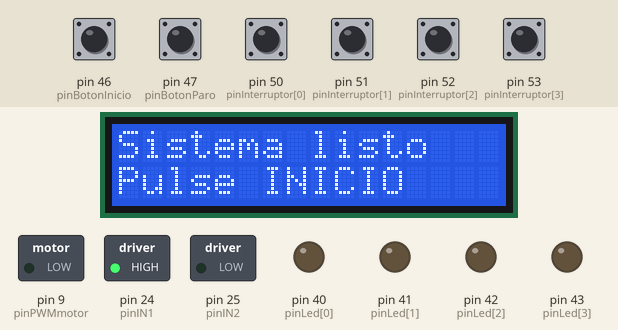
The sketch below on a simulated Arduino Mega 2560, built with avr-gcc and run on an emulated ATmega2560. Parts: 16×2 character LCD, switched loads named in the sketch (green lamp = pin HIGH), output pins drawn as LEDs (lit = HIGH). Inputs (shaded band) come from the test bench; at power-on: pin 46 (pinBotonInicio), pin 47 (pinBotonParo), pin 50 (pinInterruptor[0]), pin 51 (pinInterruptor[1]), pin 52 (pinInterruptor[2]), pin 53 (pinInterruptor[3]) HIGH.

Above: at 1.2 s.
1.3 s: pin 46 (pinBotonInicio) pulled LOW for 0.15 s
At 2.5 s:
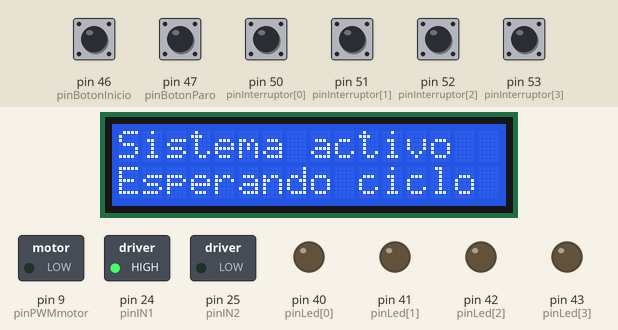
2.9 s: pin 50 (pinInterruptor[0]) pulled LOW for 0.15 s
At 3.17 s:
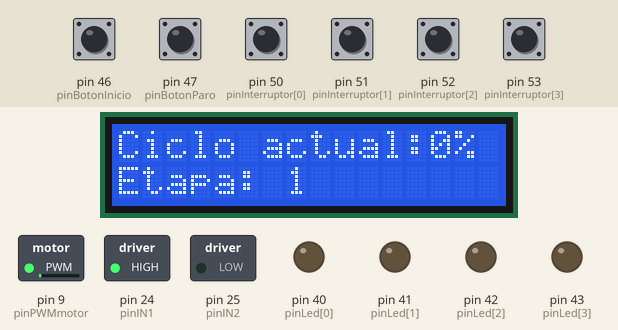
5.5 s: pin 47 (pinBotonParo) pulled LOW for 0.15 s
At 6.2 s:
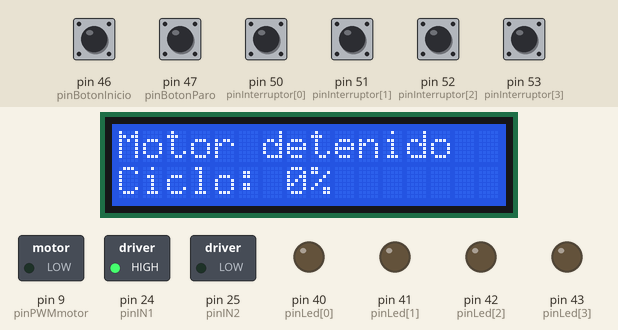
7.1 s: pin 46 (pinBotonInicio) pulled LOW for 1 s
At 8.1 s:
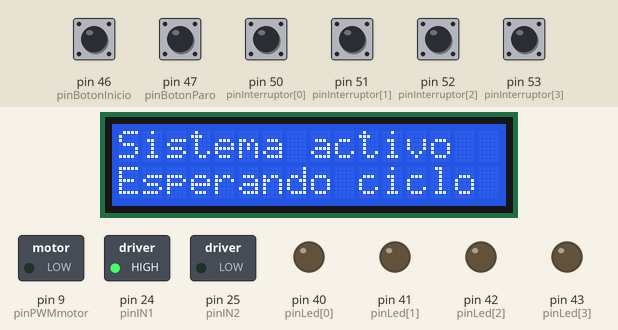
9.6 s: pin 50 (pinInterruptor[0]) pulled LOW for 1 s
At 10.23 s:
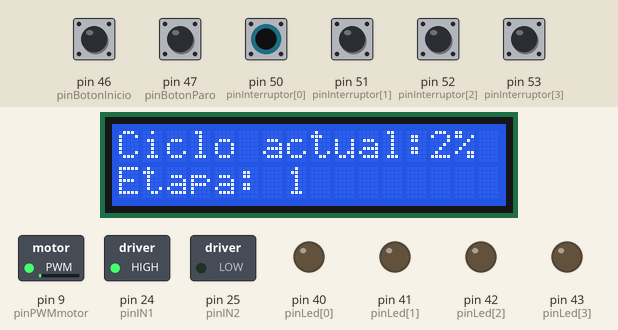
13.6 s: pin 52 (pinInterruptor[2]) pulled LOW for 1 s
At 15.3 s:
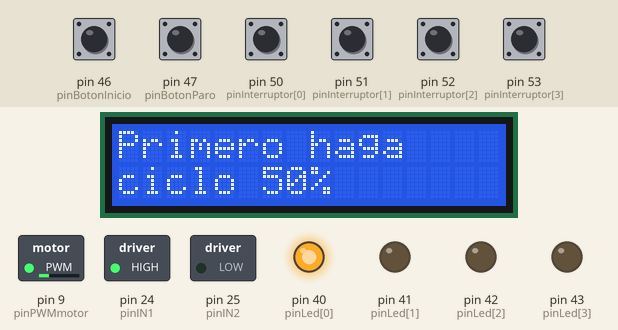
Timing chart, 0 to 16.8 s (numbered marks = the images above; inputs shaded):
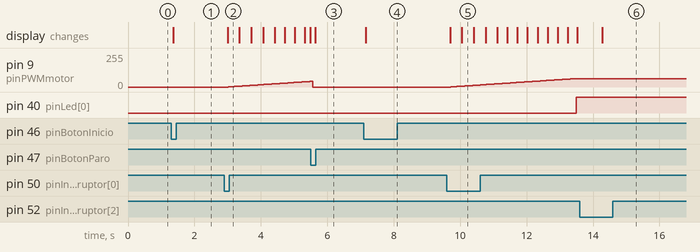

Measured:
- after the input at 1.3 s, the display: changes after 0.06 s (image 1)
- after the input at 2.9 s, pin 9 (pinPWMmotor): moves from 0/255 to 42/255 over 2.4 s, starting after 0.12 s; the display: changes after 0.10 s (image 2)
- after the input at 5.5 s, pin 40 (pinLed[0]): stays LOW (without the input it goes to HIGH after 1.3 s); the display: changes after 0.14 s (image 3)
- after the input at 7.1 s, the display: changes after 0.06 s (image 4)
- after the input at 9.6 s, pin 9 (pinPWMmotor): moves from 0/255 to 63/255 over 3.7 s, starting after 0.12 s; pin 40 (pinLed[0]): LOW → HIGH after 3.9 s; the display: first changes after 0.10 s (image 5 shows a later state)
- after the input at 13.6 s, the display: changes after 0.68 s (image 6)

The sketch:

Control_PWM_LCD.ino
```cpp
#include <Wire.h>
#include <LiquidCrystal_I2C.h>

// CONFIGURACIÓN DE LA LCD I2C
LiquidCrystal_I2C lcd(0x27, 16, 2);

// PINES DEL MOTOR
const int pinPWMmotor = 9;
const int pinIN1 = 24;
const int pinIN2 = 25;

// VECTORES DE PINES
const int pinInterruptor[4] = {50, 51, 52, 53};
const int pinLed[4] = {40, 41, 42, 43};

// PINES DE LOS BOTONES
const int pinBotonInicio = 46;
const int pinBotonParo = 47;

// VARIABLES DE CONTROL DEL SISTEMA
bool sistemaActivo = false;
int etapaActual = 0;
int pwmActual = 0;

// VECTORES PARA DETECTAR FLANCO
bool estadoAnterior[4] = {HIGH, HIGH, HIGH, HIGH};
bool estadoAnteriorInicio = HIGH;
bool estadoAnteriorParo = HIGH;

// FUNCIÓN: ACTUALIZAR LCD
void mostrarEstadoLCD(String mensajeLinea1, String mensajeLinea2) {
  lcd.clear();
  lcd.setCursor(0, 0);
  lcd.print(mensajeLinea1);
  lcd.setCursor(0, 1);
  lcd.print(mensajeLinea2);
}

// FUNCIÓN: APAGAR TODOS LOS LEDS
void apagarTodosLosLeds() {
  for (int i = 0; i < 4; i++) {
    digitalWrite(pinLed[i], LOW);
  }
}

// FUNCIÓN: ENCENDER LED SEGÚN ETAPA
void encenderLedEtapa(int etapa) {
  apagarTodosLosLeds();
  if (etapa > 0 && etapa <= 4) {
    digitalWrite(pinLed[etapa - 1], HIGH);
  }
}

// FUNCIÓN: DETENER MOTOR Y REINICIAR SISTEMA
void detenerSistema() {
  analogWrite(pinPWMmotor, 0);
  pwmActual = 0;
  etapaActual = 0;
  sistemaActivo = false;
  apagarTodosLosLeds();
  mostrarEstadoLCD("Motor detenido", "Ciclo: 0%");
}

// FUNCIÓN: REVISAR SI SE PRESIONÓ EL BOTÓN DE PARO
bool paroSolicitado() {
  if (digitalRead(pinBotonParo) == LOW) {
    delay(30); // pequeño anti-rebote
    if (digitalRead(pinBotonParo) == LOW) {
      detenerSistema();
      return true;
    }
  }
  return false;
}

// FUNCIÓN: LLEVAR EL MOTOR GRADUALMENTE AL CICLO DESEADO
// porcentajeObjetivo -> 25, 50, 75 o 100
// etapaObjetivo      -> 1, 2, 3 o 4
// ----------------------------------------------------
void llevarMotorACiclo(int porcentajeObjetivo, int etapaObjetivo) {
  int pwmObjetivo = map(porcentajeObjetivo, 0, 100, 0, 255);

  // Mostrar mensaje inicial en LCD
  mostrarEstadoLCD("Subiendo motor", "Objetivo: " + String(porcentajeObjetivo) + "%");

  // Si el PWM actual es menor, subimos progresivamente
  for (int valorPWM = pwmActual; valorPWM <= pwmObjetivo; valorPWM++) {
    if (paroSolicitado()) {
      return;
    }

    analogWrite(pinPWMmotor, valorPWM);
    pwmActual = valorPWM;
    int porcentajeTemporal = map(valorPWM, 0, 255, 0, 100);

    lcd.setCursor(0, 0);
    lcd.print("Ciclo actual:   ");
    lcd.setCursor(13, 0);
    lcd.print("   ");
    lcd.setCursor(13, 0);
    lcd.print(porcentajeTemporal);
    lcd.print("%");

    lcd.setCursor(0, 1);
    lcd.print("Etapa: ");
    lcd.print(etapaObjetivo);
    lcd.print("          ");

    delay(20);
  }

  // Una vez se alcanza el valor final, se actualiza la etapa
  etapaActual = etapaObjetivo;
  encenderLedEtapa(etapaActual);
  mostrarEstadoLCD("Ciclo alcanzado", "Ciclo: " + String(porcentajeObjetivo) + "%");
  delay(700);
}

// FUNCIÓN SETUP
void setup() {
  // Configuración de pines del motor
  pinMode(pinPWMmotor, OUTPUT);
  pinMode(pinIN1, OUTPUT);
  pinMode(pinIN2, OUTPUT);

  // Dirección fija del motorrevisa mi codigo arduino, se pueden reducir lineas con ciclos y vectores, que me recomiendas?
  digitalWrite(pinIN1, HIGH);
  digitalWrite(pinIN2, LOW);

  // Configurar todos los interruptores con ciclo
  for (int i = 0; i < 4; i++) {
    pinMode(pinInterruptor[i], INPUT_PULLUP);
    pinMode(pinLed[i], OUTPUT);
  }

  pinMode(pinBotonInicio, INPUT_PULLUP);
  pinMode(pinBotonParo, INPUT_PULLUP);

  apagarTodosLosLeds();

  // Inicialización de LCD
  lcd.init();
  lcd.backlight();
  mostrarEstadoLCD("Sistema listo", "Pulse INICIO");

  // Asegurar que el motor arranque apagado
  analogWrite(pinPWMmotor, 0);
}

// FUNCIÓN LOOP
void loop() {
  // --------------------------------------------------
  // LECTURA DE BOTÓN DE INICIO
  // --------------------------------------------------
  bool estadoInicio = digitalRead(pinBotonInicio);

  if (estadoAnteriorInicio == HIGH && estadoInicio == LOW) {
    delay(30); // anti-rebote
    if (digitalRead(pinBotonInicio) == LOW) {
      sistemaActivo = true;
      mostrarEstadoLCD("Sistema activo", "Esperando ciclo");
      delay(500);
    }
  }
  estadoAnteriorInicio = estadoInicio;

  // --------------------------------------------------
  // LECTURA DE BOTÓN DE PARO
  // --------------------------------------------------
  bool estadoParo = digitalRead(pinBotonParo);

  if (estadoAnteriorParo == HIGH && estadoParo == LOW) {
    delay(30); // anti-rebote
    if (digitalRead(pinBotonParo) == LOW) {
      detenerSistema();
      delay(300);
    }
  }
  estadoAnteriorParo = estadoParo;

  // --------------------------------------------------
  // SI EL SISTEMA NO ESTÁ ACTIVO, NO HACE NADA
  // --------------------------------------------------
  if (!sistemaActivo) {
    return;
  }

  // LECTURA Y PROCESAMIENTO DE INTERRUPTORES CON CICLO
  for (int i = 0; i < 4; i++) {
    bool estadoActual = digitalRead(pinInterruptor[i]);

    if (estadoAnterior[i] == HIGH && estadoActual == LOW) {
      delay(30);
      if (digitalRead(pinInterruptor[i]) == LOW) {
        if (etapaActual == i) {
          llevarMotorACiclo((i + 1) * 25, i + 1);
        } else {
          mostrarEstadoLCD("Primero haga", "ciclo " + String(i * 25) + "%");
          delay(800);
        }
      }
    }
    estadoAnterior[i] = estadoActual;
  }
}
```
